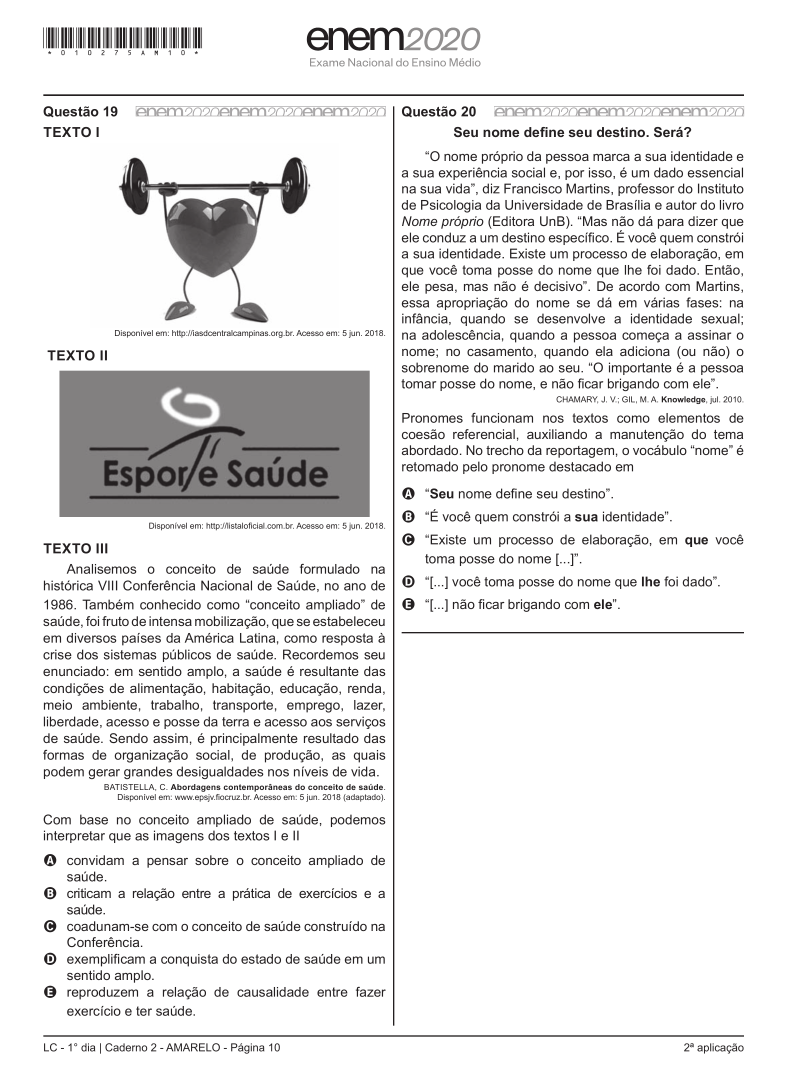
#> input picture 2Passo-RemoverBordasPaginasInteiras/imagens-convertidas/pagina_enem_10.png, 2363 x 3249 px (shown at 1/3 size); its folder holds 4 pictures in this run
$ python remover-bordas.py
#> lines starting #> are read from the running program, lines starting #| are printed output that depends on the picture
"""
Propósito: remover as bordas externas das páginas
Autor: Alexandre Nassar de Peder
Criação: 02/10/2025
Atualização: 03/06/2026

OBS1: puxe a pasta "imagens-convertidas" do passo 1 para essa pasta do passo 2
OBS2: abra a imagem no GIMP e conte pixels para saber quanto de borda tem que cortar
OBS3: atualize a linha 28 com os valores corretos de corte (esquerda, superior, direita, inferior)
OBS4: execute o código, e abra as imagens para conferir se as bordas foram removidas corretamente. Se não, ajuste os valores de corte e execute novamente.
"""

from PIL import Image
import os

pasta_imagens = "imagens-convertidas"
pasta_saida = "sem-bordas-externas"

os.makedirs(pasta_saida, exist_ok=True)

for nome_arquivo in os.listdir(pasta_imagens):
    if nome_arquivo.lower().endswith(".png"):
        caminho_entrada = os.path.join(pasta_imagens, nome_arquivo)
        imagem = Image.open(caminho_entrada)
#> imagem is the input picture: PIL image 2363x3249 RGB; mean R, G, B 232.3, 231.9, 231.9

        largura, altura = imagem.size
#> largura = 2363; altura = 3249

        caixa_corte = (130, 282, largura - 131, altura - 143) # ATUALIZE AQUI OS VALORES DE CORTE (esquerda, superior, direita, inferior)
#> caixa_corte = (130, 282, 2232, 3106)
        imagem_cortada = imagem.crop(caixa_corte)
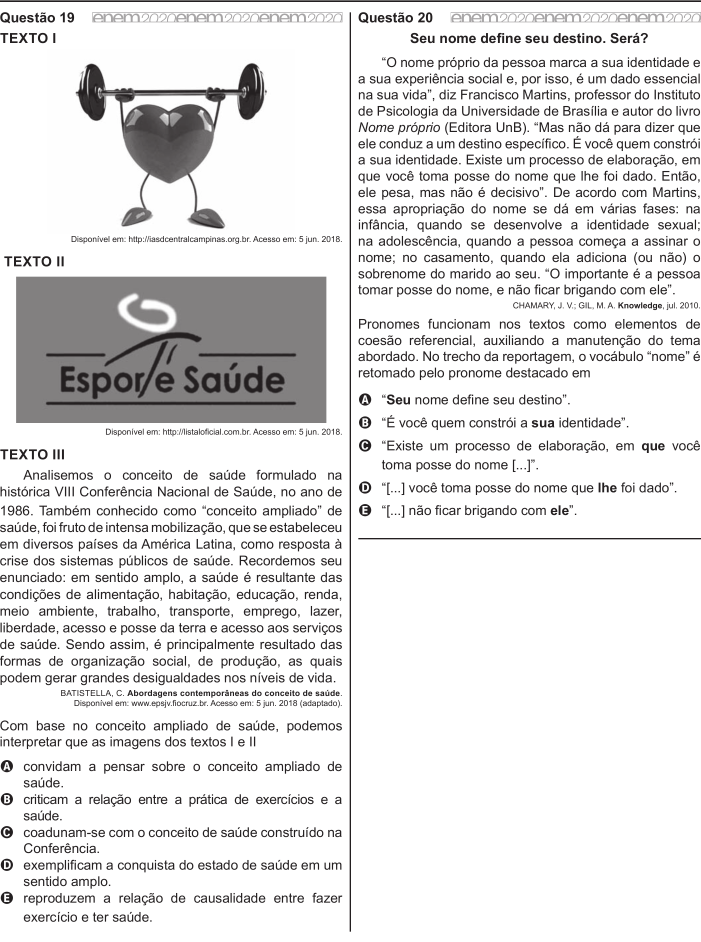
#> imagem_cortada: PIL image 2102x2824 RGB (shown at 1/3 size); mean R, G, B 227.2, 226.8, 226.9

        caminho_saida = os.path.join(pasta_saida, nome_arquivo)
        imagem_cortada.save(caminho_saida)
#> pass 2 of the loop `for nome_arquivo in os.listdir(pasta_imagens):`:
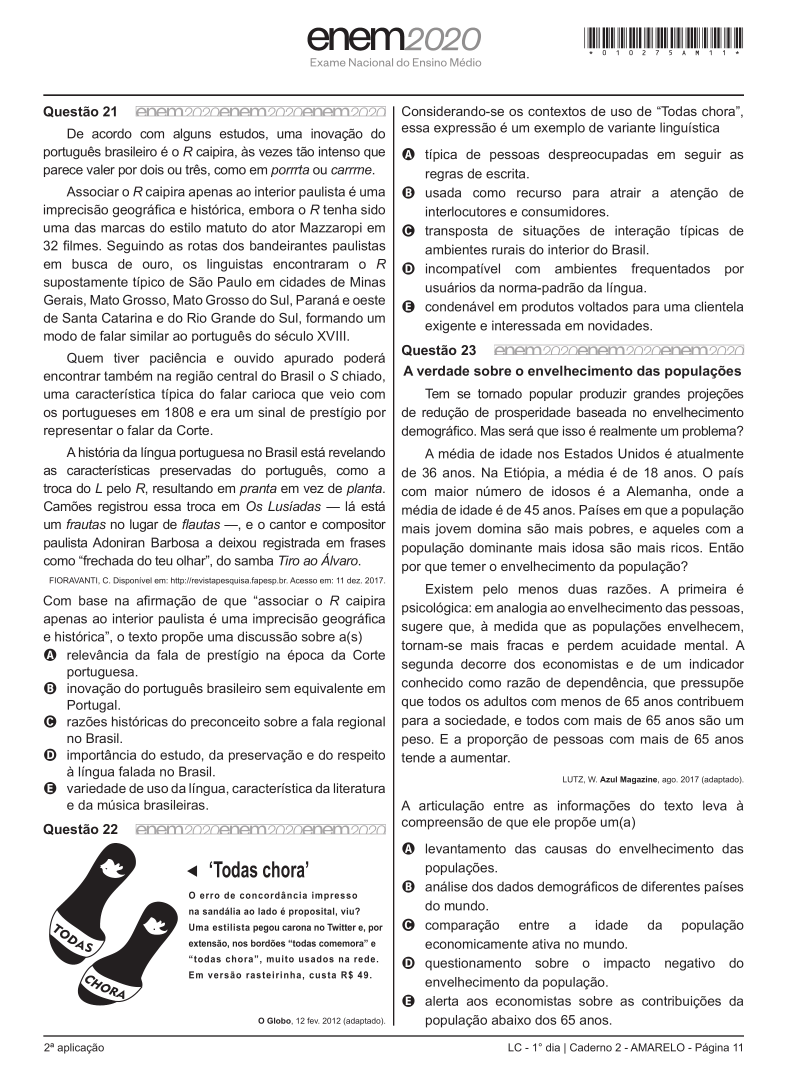
#> input picture 2Passo-RemoverBordasPaginasInteiras/imagens-convertidas/pagina_enem_11.png, 2363 x 3249 px (shown at 1/3 size)
#> imagem is the input picture: PIL image 2363x3249 RGB; mean R, G, B 232.6, 232.2, 232.3
#> `imagem_cortada = imagem.crop(caixa_corte)`:
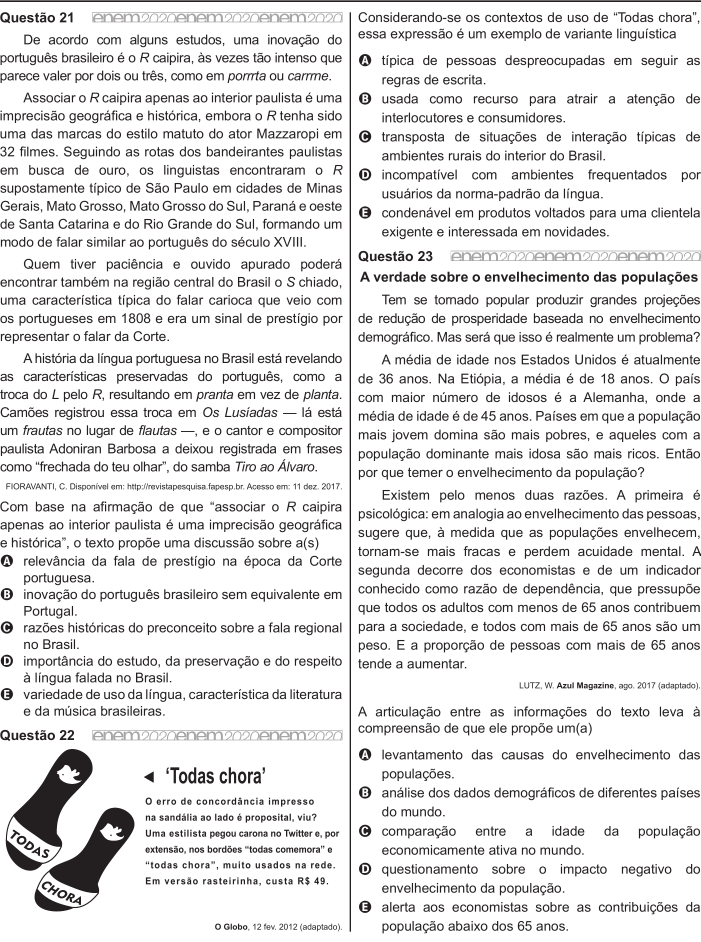
#> imagem_cortada: PIL image 2102x2824 RGB (shown at 1/3 size); mean R, G, B 227.7, 227.2, 227.3
#> pass 3 of the loop `for nome_arquivo in os.listdir(pasta_imagens):`:
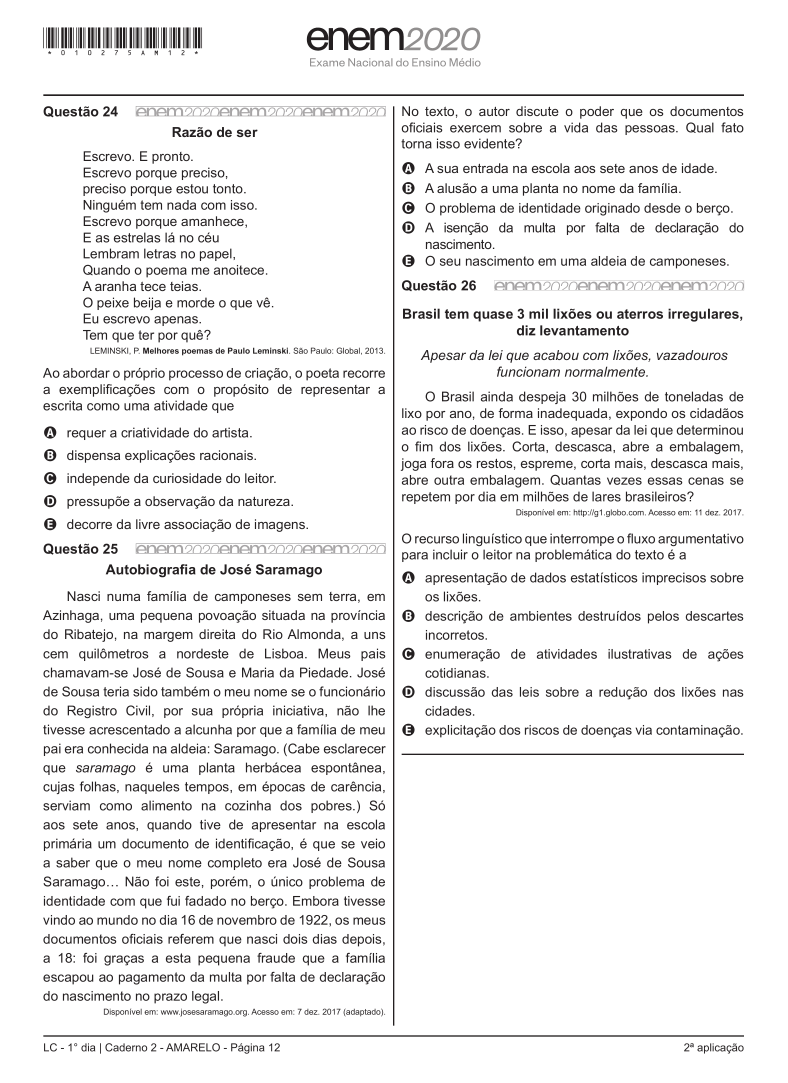
#> input picture 2Passo-RemoverBordasPaginasInteiras/imagens-convertidas/pagina_enem_12.png, 2363 x 3249 px (shown at 1/3 size)
#> imagem is the input picture: PIL image 2363x3249 RGB; mean R, G, B 238.1, 237.8, 237.9
#> `imagem_cortada = imagem.crop(caixa_corte)`:
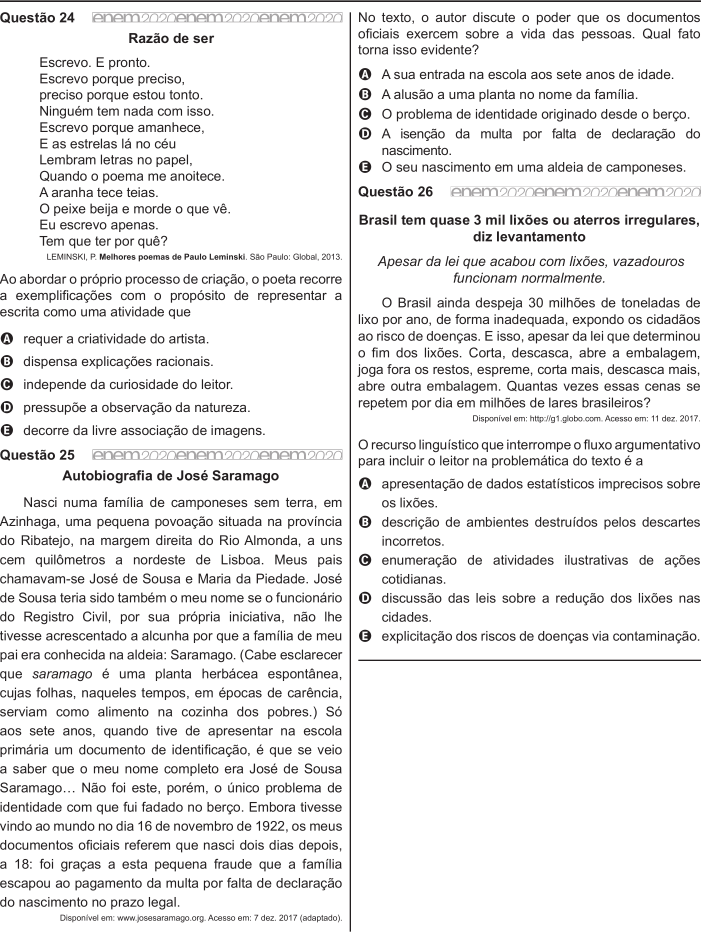
#> imagem_cortada: PIL image 2102x2824 RGB (shown at 1/3 size); mean R, G, B 234.8, 234.4, 234.5
#> the loop made 4 passes; the first 3 are shown

print("Recorte das bordas concluído.")
